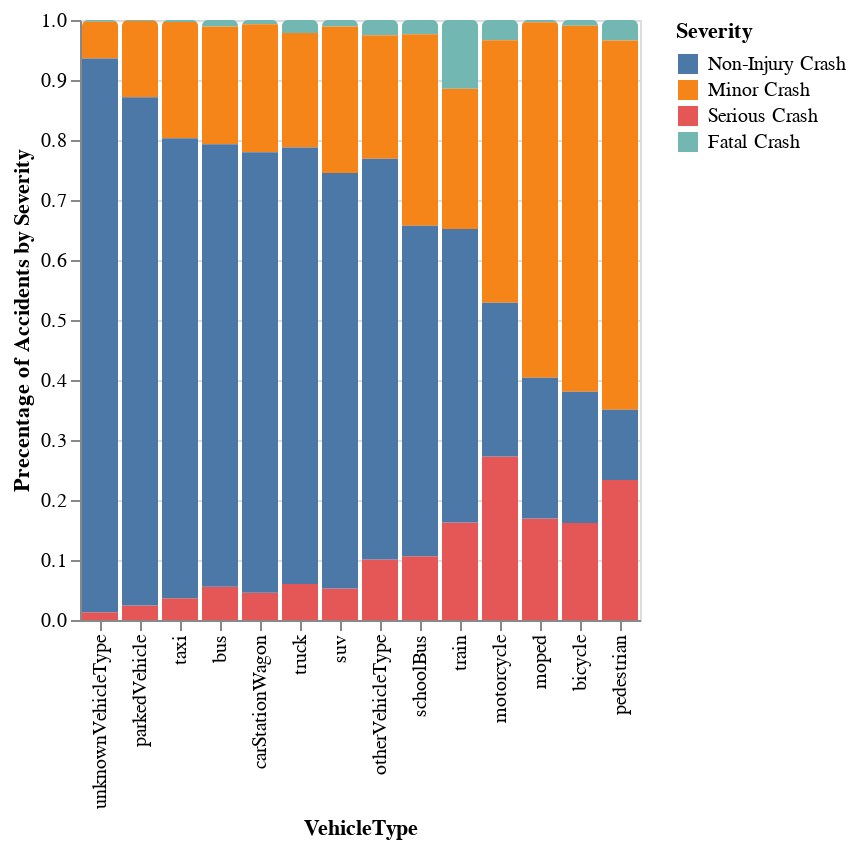

The notebook cell this image was saved under:
### Code cell
alt.Chart(long_crash).mark_bar(
    cornerRadiusTopLeft=3,
    cornerRadiusTopRight=3
).encode(
    x=alt.X('VehicleType:O',sort=[]),
    y=alt.Y('Precentage of Accidents by Severity:Q',sort=['Precentage of Accidents by Severity']),
    color=alt.Color('Severity',sort=['Non-Injury Crash','Minor Crash','Serious Crash','Fatal Crash']),
    # order=alt.Order('Likelyhood',sort=['Non-Injury Crash','Minor Crash','Serious Crash','Fatal Crash'])
)

### Figure 1 — Vega-Lite specification as saved in the notebook (floating-point values rounded to 4 significant figures)
{"config": {"view": {"continuousWidth": 400, "continuousHeight": 300}}, "data": {"name": "data-410e28afe4a83f3d5782f68e84467efd"}, "mark": {"type": "bar", "cornerRadiusTopLeft": 3, "cornerRadiusTopRight": 3}, "encoding": {"color": {"type": "nominal", "field": "Severity", "sort": ["Non-Injury Crash", "Minor Crash", "Serious Crash", "Fatal Crash"]}, "x": {"type": "ordinal", "field": "VehicleType", "sort": []}, "y": {"type": "quantitative", "field": "Precentage of Accidents by Severity", "sort": ["Precentage of Accidents by Severity"]}}, "$schema": "https://vega.github.io/schema/vega-lite/v4.8.1.json", "datasets": {"data-410e28afe4a83f3d5782f68e84467efd": [{"Severity": "Fatal Crash", "VehicleType": "unknownVehicleType", "Precentage of Accidents by Severity": 0.002788}, {"Severity": "Serious Crash", "VehicleType": "unknownVehicleType", "Precentage of Accidents by Severity": 0.01301}, {"Severity": "Minor Crash", "VehicleType": "unknownVehicleType", "Precentage of Accidents by Severity": 0.06134}, {"Severity": "Non-Injury Crash", "VehicleType": "unknownVehicleType", "Precentage of Accidents by Severity": 0.9229}, {"Severity": "Fatal Crash", "VehicleType": "parkedVehicle", "Precentage of Accidents by Severity": 0.001783}, {"Severity": "Serious Crash", "VehicleType": "parkedVehicle", "Precentage of Accidents by Severity": 0.02425}, {"Severity": "Minor Crash", "VehicleType": "parkedVehicle", "Precentage of Accidents by Severity": 0.1268}, {"Severity": "Non-Injury Crash", "VehicleType": "parkedVehicle", "Precentage of Accidents by Severity": 0.8471}, {"Severity": "Fatal Crash", "VehicleType": "taxi", "Precentage of Accidents by Severity": 0.00332}, {"Severity": "Serious Crash", "VehicleType": "taxi", "Precentage of Accidents by Severity": 0.03612}, {"Severity": "Minor Crash", "VehicleType": "taxi", "Precentage of Accidents by Severity": 0.1936}, {"Severity": "Non-Injury Crash", "VehicleType": "taxi", "Precentage of Accidents by Severity": 0.7669}, {"Severity": "Fatal Crash", "VehicleType": "bus", "Precentage of Accidents by Severity": 0.01068}, {"Severity": "Serious Crash", "VehicleType": "bus", "Precentage of Accidents by Severity": 0.05528}, {"Severity": "Minor Crash", "VehicleType": "bus", "Precentage of Accidents by Severity": 0.1965}, {"Severity": "Non-Injury Crash", "VehicleType": "bus", "Precentage of Accidents by Severity": 0.7375}, {"Severity": "Fatal Crash", "VehicleType": "carStationWagon", "Precentage of Accidents by Severity": 0.007247}, {"Severity": "Serious Crash", "VehicleType": "carStationWagon", "Precentage of Accidents by Severity": 0.04548}, {"Severity": "Minor Crash", "VehicleType": "carStationWagon", "Precentage of Accidents by Severity": 0.2131}, {"Severity": "Non-Injury Crash", "VehicleType": "carStationWagon", "Precentage of Accidents by Severity": 0.7342}, {"Severity": "Fatal Crash", "VehicleType": "truck", "Precentage of Accidents by Severity": 0.02172}, {"Severity": "Serious Crash", "VehicleType": "truck", "Precentage of Accidents by Severity": 0.05982}, {"Severity": "Minor Crash", "VehicleType": "truck", "Precentage of Accidents by Severity": 0.1909}, {"Severity": "Non-Injury Crash", "VehicleType": "truck", "Precentage of Accidents by Severity": 0.7275}, {"Severity": "Fatal Crash", "VehicleType": "suv", "Precentage of Accidents by Severity": 0.01072}, {"Severity": "Serious Crash", "VehicleType": "suv", "Precentage of Accidents by Severity": 0.05258}, {"Severity": "Minor Crash", "VehicleType": "suv", "Precentage of Accidents by Severity": 0.2441}, {"Severity": "Non-Injury Crash", "VehicleType": "suv", "Precentage of Accidents by Severity": 0.6926}, {"Severity": "Fatal Crash", "VehicleType": "otherVehicleType", "Precentage of Accidents by Severity": 0.02536}, {"Severity": "Serious Crash", "VehicleType": "otherVehicleType", "Precentage of Accidents by Severity": 0.1008}, {"Severity": "Minor Crash", "VehicleType": "otherVehicleType", "Precentage of Accidents by Severity": 0.2057}, {"Severity": "Non-Injury Crash", "VehicleType": "otherVehicleType", "Precentage of Accidents by Severity": 0.6682}, {"Severity": "Fatal Crash", "VehicleType": "schoolBus", "Precentage of Accidents by Severity": 0.02364}, {"Severity": "Serious Crash", "VehicleType": "schoolBus", "Precentage of Accidents by Severity": 0.1064}, {"Severity": "Minor Crash", "VehicleType": "schoolBus", "Precentage of Accidents by Severity": 0.3191}, {"Severity": "Non-Injury Crash", "VehicleType": "schoolBus", "Precentage of Accidents by Severity": 0.5508}, {"Severity": "Fatal Crash", "VehicleType": "train", "Precentage of Accidents by Severity": 0.1147}, {"Severity": "Serious Crash", "VehicleType": "train", "Precentage of Accidents by Severity": 0.1623}, {"Severity": "Minor Crash", "VehicleType": "train", "Precentage of Accidents by Severity": 0.2338}, {"Severity": "Non-Injury Crash", "VehicleType": "train", "Precentage of Accidents by Severity": 0.4892}, {"Severity": "Fatal Crash", "VehicleType": "motorcycle", "Precentage of Accidents by Severity": 0.03379}, {"Severity": "Serious Crash", "VehicleType": "motorcycle", "Precentage of Accidents by Severity": 0.2727}, {"Severity": "Minor Crash", "VehicleType": "motorcycle", "Precentage of Accidents by Severity": 0.4376}, {"Severity": "Non-Injury Crash", "VehicleType": "motorcycle", "Precentage of Accidents by Severity": 0.256}, {"Severity": "Fatal Crash", "VehicleType": "moped", "Precentage of Accidents by Severity": 0.003775}, {"Severity": "Serious Crash", "VehicleType": "moped", "Precentage of Accidents by Severity": 0.1691}, {"Severity": "Minor Crash", "VehicleType": "moped", "Precentage of Accidents by Severity": 0.5925}, {"Severity": "Non-Injury Crash", "VehicleType": "moped", "Precentage of Accidents by Severity": 0.2347}, {"Severity": "Fatal Crash", "VehicleType": "bicycle", "Precentage of Accidents by Severity": 0.009626}, {"Severity": "Serious Crash", "VehicleType": "bicycle", "Precentage of Accidents by Severity": 0.1616}, {"Severity": "Minor Crash", "VehicleType": "bicycle", "Precentage of Accidents by Severity": 0.6098}, {"Severity": "Non-Injury Crash", "VehicleType": "bicycle", "Precentage of Accidents by Severity": 0.219}, {"Severity": "Fatal Crash", "VehicleType": "pedestrian", "Precentage of Accidents by Severity": 0.03428}, {"Severity": "Serious Crash", "VehicleType": "pedestrian", "Precentage of Accidents by Severity": 0.2334}, {"Severity": "Minor Crash", "VehicleType": "pedestrian", "Precentage of Accidents by Severity": 0.6153}, {"Severity": "Non-Injury Crash", "VehicleType": "pedestrian", "Precentage of Accidents by Severity": 0.117}]}}
